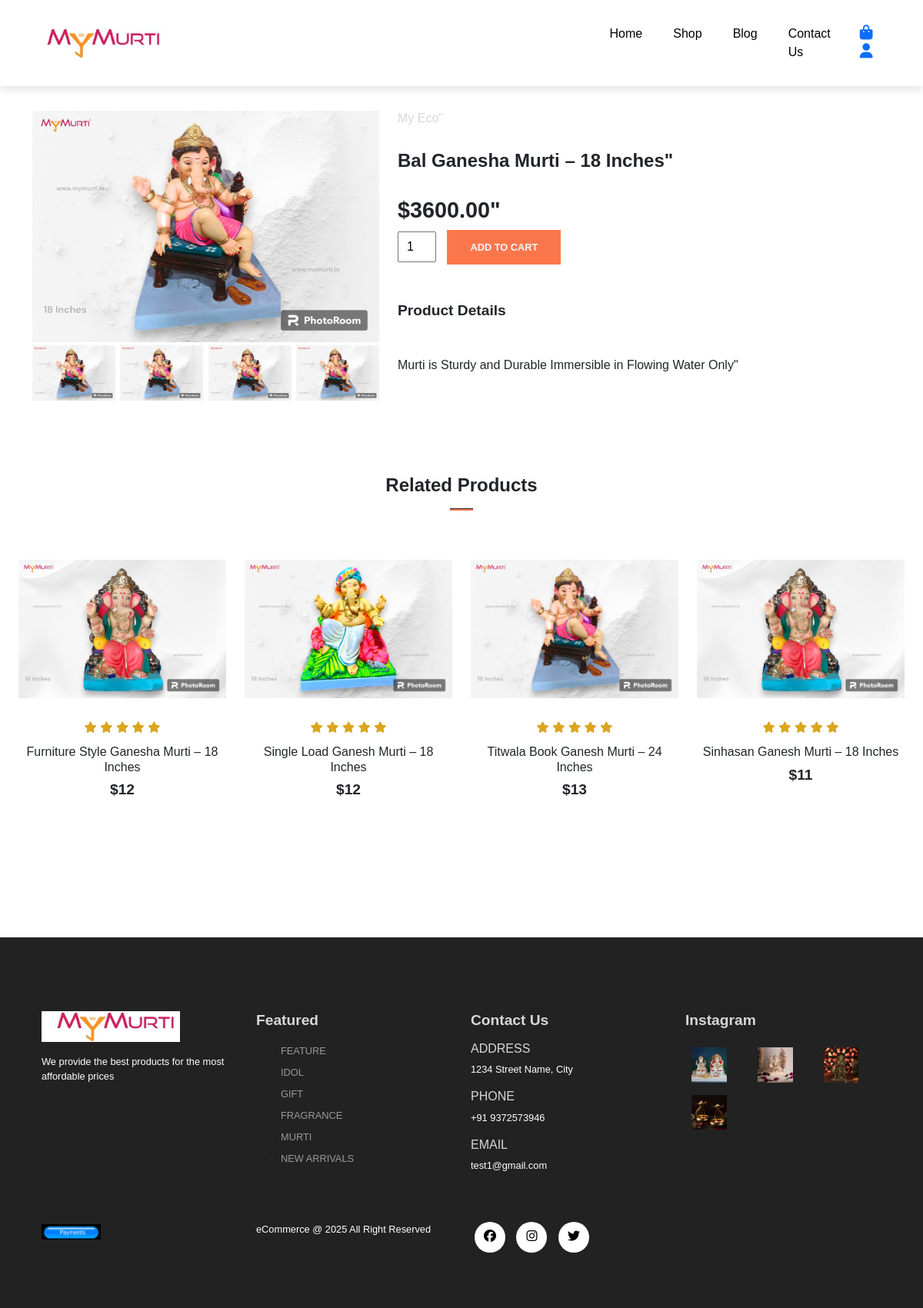
Screenshot of /single_product.php?product_id=4 with the database file from the repository.
### tables this page shows
CREATE TABLE `products` (
  `product_id` int(11) NOT NULL,
  `product_name` varchar(100) NOT NULL,
  `product_category` varchar(100) NOT NULL,
  `product_description` varchar(255) NOT NULL,
  `product_image` varchar(255) NOT NULL,
  `product_image2` varchar(255) NOT NULL,
  `product_image3` varchar(255) NOT NULL,
  `product_image4` varchar(255) NOT NULL,
  `product_price` decimal(6,2) NOT NULL,
  `product_special_offer` int(2) NOT NULL,
  `product_material` varchar(100) NOT NULL
);

### single_product.php (the view, shortened to what this page needs)
<?php
include('server/connection.php');
if(isset($_GET['product_id'])){
 $product_id=$_GET['product_id'];
  $stmt=$conn->prepare("SELECT * FROM products WHERE product_id = ?");
  $stmt->bind_param("i",$product_id);
  $stmt->execute();
  $product=$stmt->get_result();
}
else{
  header('location: index.php');
}
?>
<?php include('layouts/header.php'); ?>
      <section class=" container single-product my-5 pt-5">
        <div class="row mt-5">
        <?php while($row=$product->fetch_assoc()){  ?>
            <div class="col-lg-5 col-md-6 col-sm-12">
                <img class="img-fluid w-100 pb-1" src="assets/imgs/<?php echo $row['product_image'];?>" id="mainImg">
                <div class="small-img-group">
                    <div class="small-img-col">
                        <img src="assets/imgs/<?php echo $row['product_image'];?>" width="100%" class="small-img">
                    </div>
                    <div class="small-img-col">
                        <img src="assets/imgs/<?php echo $row['product_image2'];?>" width="100%" class="small-img">
                    </div>
                    <div class="small-img-col">
                        <img src="assets/imgs/<?php echo $row['product_image3'];?>" width="100%" class="small-img">
                    </div>
                    <div class="small-img-col">
                        <img src="assets/imgs/<?php echo $row['product_image4'];?>" width="100%" class="small-img">
                    </div>
                </div>
            </div>
            <div class="col-lg-6 col-md-12 col-12">
                <h6><?php echo $row['product_category'];?>"</h6>
                <h3 class="py-4"><?php echo $row['product_name'];?>"</h3>
                <h2>$<?php echo $row['product_price'];?>"</h2>
                <form method="POST" action="cart.php">
                <input type="number" name="product_quantity" value="1">
                <button class="buy-btn" type="submit" name="add_to_cart">Add To Cart</button>
                </form>
                <h4 class="mt-5 mb-5">Product Details</h4>
                <span><?php echo $row['product_description'];?>"</span>
            </div>
            <?php } ?>
        </div>
      </section>
      <section id="related-products" class="my-5 pb-5">
        <div class="container text-center mt-5 py-5">
          <h3>Related Products</h3>
          <hr class="mx-auto">
        </div>
        <div class="row mx-auto container-fluid">
          <div class="product text-center col-lg-3 col-md-4 col-sm-12">
            <img class="img-fluid mb-3" src="assets/imgs/des1.jpg">
            <div class="star">
              <i class="fa-solid fa-star"></i>
              <i class="fa-solid fa-star"></i>
              <i class="fa-solid fa-star"></i>
              <i class="fa-solid fa-star"></i>
              <i class="fa-solid fa-star"></i>
            </div>
            <h5 class="p-name">Furniture Style Ganesha Murti – 18 Inches</h5>
            <h4 class="p-price">$12</h4>
            <a href="single_product.php?product_id=1"><button class="buy-btn">Buy Now</button></a>
          </div>
          <div class="product text-center col-lg-3 col-md-4 col-sm-12">
            <img class="img-fluid mb-3" src="assets/imgs/eco3.jpg">
            <div class="star">
              <i class="fa-solid fa-star"></i>
              <i class="fa-solid fa-star"></i>
              <i class="fa-solid fa-star"></i>
              <i class="fa-solid fa-star"></i>
              <i class="fa-solid fa-star"></i>
            </div>
            <h5 class="p-name">Single Load Ganesh Murti – 18 Inches</h5>
            <h4 class="p-price">$12</h4>
            <a href="single_product.php?product_id=2"><button class="buy-btn">Buy Now</button></a>
          </div>
          <div class="product text-center col-lg-3 col-md-4 col-sm-12">
            <img class="img-fluid mb-3" src="assets/imgs/eco4.jpg">
            <div class="star">
              <i class="fa-solid fa-star"></i>
              <i class="fa-solid fa-star"></i>
              <i class="fa-solid fa-star"></i>
              <i class="fa-solid fa-star"></i>
              <i class="fa-solid fa-star"></i>
            </div>
            <h5 class="p-name">Titwala Book Ganesh Murti – 24 Inches</h5>
            <h4 class="p-price">$13</h4>
            <a href="single_product.php?product_id=3"><button class="buy-btn">Buy Now</button></a>
          </div>
          <div class="product text-center col-lg-3 col-md-4 col-sm-12">
            <img class="img-fluid mb-3" src="assets/imgs/des1.jpg">
            <div class="star">
              <i class="fa-solid fa-star"></i>
              <i class="fa-solid fa-star"></i>
              <i class="fa-solid fa-star"></i>
              <i class="fa-solid fa-star"></i>
              <i class="fa-solid fa-star"></i>
            </div>
            <h5 class="p-name">Sinhasan Ganesh Murti – 18 Inches</h5>
            <h4 class="p-price">$11</h4>
            <a href="single_product.php?product_id=4"><button class="buy-btn">Buy Now</button></a>
          </div>
        </div>
      </section>
<?php include('layouts/footer.php'); ?>

### assets/css/style.css (style rules this page uses)
* { margin:0; padding: 0; box-sizing: border-box; }
body { font-family: 'Poppins', sans-serif; }
h2 { font-size: 1.8rem; font-weight: 600; }
h3 { font-size: 1.5rem; font-weight: 800; }
h4 { font-size: 1.2rem; font-weight: 600; }
h5 { font-size: 1rem; font-weight: 400; }
h6 { color: #D8D8D8; }
button { font-size: 0.8rem; font-weight: 900; outline: none; border: none; background-color: #1d1d1d; color: aliceblue; padding: 13px 30px; text-transform: uppercase; cursor: pointer; transition: 0.5s ease; }
.product { cursor: pointer; margin-bottom: 2rem; }
.product img { transition: 0.3s all; }
hr { width: 30px; height: 3px !important; opacity: 1 !important; background-color: #fb774b; }
.star { padding: 10px 0; }
.star i { font-size: 0.9rem; color: goldenrod; }
.small-img-group { display: flex; justify-content: space-between; }
.small-img-col { flex-basis: 24%; cursor: pointer; }
.single-product input { width: 50px; height: 40px; padding-left: 10px; font-size: 16px; margin-right: 10px; }
.single-product .buy-btn { background-color: #fb774b; opacity: 1; transition: 0.4s all; }

### rows the page displays
products: product_image (picture), product_image2 (picture), product_image3 (picture), product_image4 (picture), product_category "My Eco", product_name "Bal Ganesha Murti – 18 Inches", product_price "3600.00", product_description "Murti is Sturdy and Durable Immersible in Flowing Water Only"
